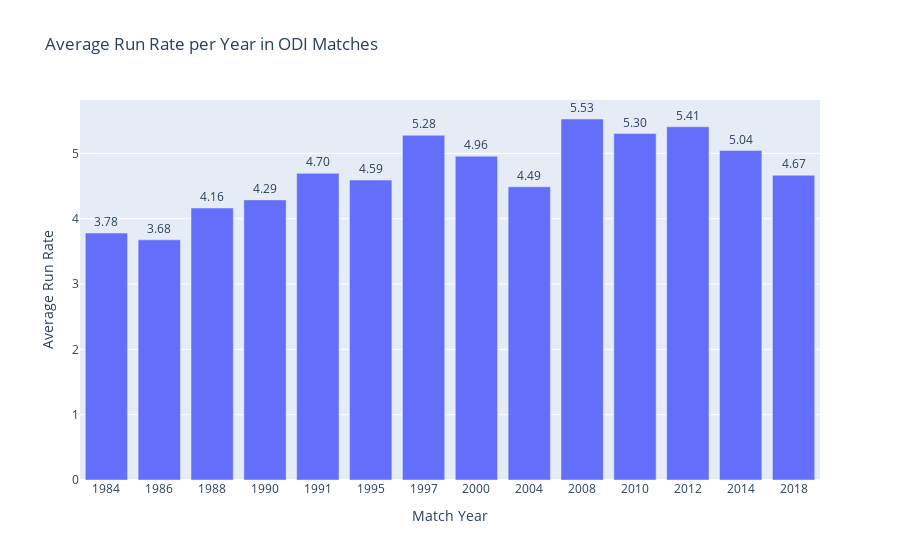

Write notebook code for a chart like this one.
### Markdown cell above
First, we will see evolution of ODI format Batting. Did the batters become aggressive or respecting the bowlers.

### Code cell
odi_matches = asia_cup[asia_cup['Format'] == 'ODI'].copy()
avg_run_rate_per_year = odi_matches.groupby('Year')['Run Rate'].mean().reset_index()
avg_run_rate_per_year.rename(columns={'Run Rate': 'Average Run Rate'}, inplace=True)
fig = px.bar(
    avg_run_rate_per_year,
    x='Year',
    y='Average Run Rate',
    title='Average Run Rate per Year in ODI Matches',
    labels={'Year': 'Year', 'Average Run Rate': 'Average Run Rate'},
    text='Average Run Rate'  # Display the value on each bar
)

fig.update_traces(texttemplate='%{text:.2f}', textposition='outside')
fig.update_layout(
    xaxis_title='Match Year',
    yaxis_title='Average Run Rate',
    xaxis={'type': 'category'}
)
fig.show()

### Figure 1 — Plotly figure (JSON) as saved in the notebook; plotly's stock layout.template omitted (floating-point values rounded to 4 significant figures)
{"data": [{"alignmentgroup": "True", "hovertemplate": "Year=%{x}<br>Average Run Rate=%{text}<extra></extra>", "legendgroup": "", "marker": {"color": "#636efa", "pattern": {"shape": ""}}, "name": "", "offsetgroup": "", "orientation": "v", "showlegend": false, "text": [3.78, 3.676, 4.164, 4.288, 4.695, 4.591, 5.277, 4.957, 4.488, 5.527, 5.304, 5.409, 5.043, 4.666], "textposition": "outside", "texttemplate": "%{text:.2f}", "type": "bar", "x": [1984, 1986, 1988, 1990, 1991, 1995, 1997, 2000, 2004, 2008, 2010, 2012, 2014, 2018], "xaxis": "x", "y": [3.78, 3.676, 4.164, 4.288, 4.695, 4.591, 5.277, 4.957, 4.488, 5.527, 5.304, 5.409, 5.043, 4.666], "yaxis": "y"}], "layout": {"barmode": "relative", "legend": {"tracegroupgap": 0}, "title": {"text": "Average Run Rate per Year in ODI Matches"}, "xaxis": {"anchor": "y", "domain": [0, 1], "title": {"text": "Match Year"}, "type": "category"}, "yaxis": {"anchor": "x", "domain": [0, 1], "title": {"text": "Average Run Rate"}}}}
